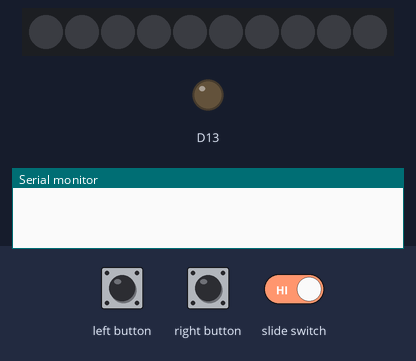
Bench run of a sketch on a simulated Adafruit Circuit Playground Express. Parts: 10 RGB LEDs in strip order, left to right, output pins drawn as LEDs (lit = HIGH), the last lines printed to the serial monitor. The test bench sets the inputs (shaded band). Dim RGB values are drawn brighter than linear; random numbers use the default seed unless the sketch sets one.

Above: at 1.2 s.
1.3 s: left button pressed for 0.15 s
2.9 s: slide switch set LOW
4.4 s: slide switch set HIGH
At 4.55 s:
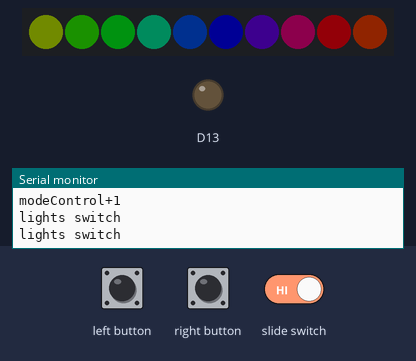
6.2 s: left button pressed for 1 s
At 8.7 s:
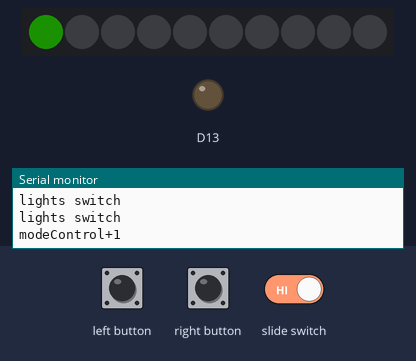
8.9 s: right button pressed for 0.15 s
At 9.25 s:
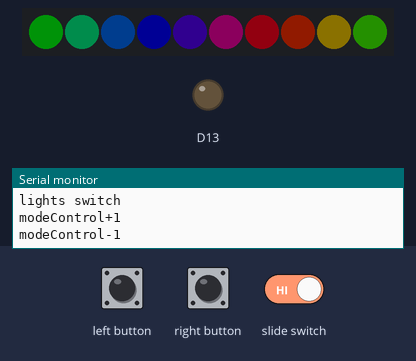
9.6 s: left button pressed for 0.15 s
At 11.5 s:
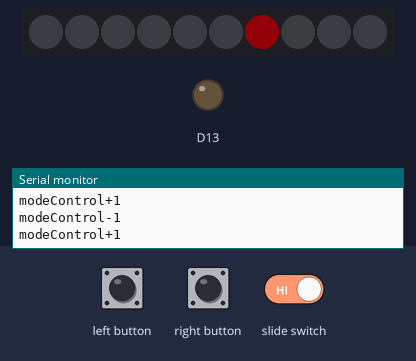
Timing chart, 0 to 13.0 s (numbered marks = the images above; inputs shaded):
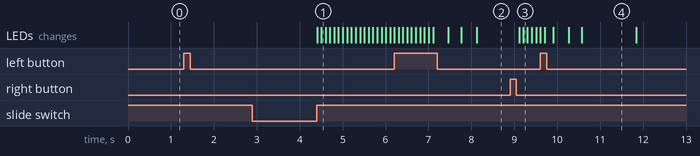

The sketch:

puzzle_06.ino
```cpp
/* Create a program so that the Circuitboard displays through different light patterns when
buttons are pressed; light patterns will not display is switch is off */

#include <Adafruit_CircuitPlayground.h>

byte buttonA = 4;
byte buttonB = 5;
byte switchPin = 7;

volatile bool buttonFlagA = 0;
volatile bool buttonFlagB = 0;
volatile bool switchState = 0;
volatile bool switchFlag = 0;
volatile int modeControl = 0;
volatile int m = 0;

int randomRed = random(0,256);
int randomGreen = random(0,256);
int randomBlue = random(0,256);

void setup() {
  CircuitPlayground.begin();
  Serial.begin(9600);
  randomSeed(analogRead(0)); // Seed the random, randomly
  pinMode(buttonA, INPUT_PULLDOWN);
  pinMode(buttonB, INPUT_PULLDOWN);
  pinMode(switchPin, INPUT_PULLUP);
  attachInterrupt(digitalPinToInterrupt(buttonA), ISRa, FALLING);
  attachInterrupt(digitalPinToInterrupt(buttonB), ISRb, FALLING);
  attachInterrupt(digitalPinToInterrupt(switchPin), onOff, CHANGE);
}

void loop() {
  // put your main code here, to run repeatedly:
  if (switchFlag) {
  Serial.println("lights switch");
  delay(5);
  switchState = digitalRead(switchPin);
  switchFlag = 0;
 }
 if (buttonFlagA) {
   modeControl = ++m;
   Serial.println("modeControl+1");
   delay(5);
   if (modeControl > 5) {
     m = 0;
     Serial.println("back to beginning");
   }
   buttonFlagA = 0;
 }
 if (buttonFlagB) {
   modeControl = --m;
   Serial.println("modeControl-1");
   delay(5);
   if (modeControl < 0) {
     m = 5;
     Serial.println("back to end");
   }
   buttonFlagB = 0;
 }
 if (switchState) {
   switch(modeControl) {
     case 0:
      CircuitPlayground.clearPixels();
      break;
     case 1: //takes two button presses to get to case 1
      rainbowCycle(100,10);
      break;
     case 2:
      confetti(50);
      break;
     case 3:
      counter();
      break;
     case 4:
      discoBall();
      break;
     case 5:
      pastels();
      break;
     default:
      break;
    }
 } else {
    CircuitPlayground.clearPixels();
  }
}

void ISRa() {
  buttonFlagA = 1;
}

void ISRb() {
  buttonFlagB = 1;
}

void onOff() {
  switchFlag = 1;
}

void rainbowCycle(int currentSpeed, int stripLen) {
  uint32_t offset = millis() / currentSpeed;
  for(int i=0; i<10; ++i) {
    CircuitPlayground.setPixelColor(i, CircuitPlayground.colorWheel(((i * 256 / stripLen) + offset) & 255));
  }
}

void confetti (int LEDTime) {
  int timeOnOff = LEDTime/2;
  int randomLED = random(0,10);
  int randomColorR = random(0,150);
  int randomColorG = random(0,150);
  int randomColorB = random(0,150);
  CircuitPlayground.setPixelColor(randomLED, randomColorR, randomColorG, randomColorB);
  delay(timeOnOff);
  CircuitPlayground.setPixelColor(randomLED, 0,   0,   0);
  delay(timeOnOff);
}

void counter() {
  for (int i = -2; i <= 10; i++) {
    for (int fadeIn = 0; fadeIn < 256; fadeIn++) {
    CircuitPlayground.setPixelColor(i, fadeIn, randomGreen, randomBlue);

    CircuitPlayground.setPixelColor(i++, fadeIn, randomGreen, randomBlue);

    CircuitPlayground.setPixelColor(i+2, fadeIn, randomGreen, randomBlue);
    }

    for (int fadeOut = 255; fadeOut >= 0; fadeOut--) {
    CircuitPlayground.setPixelColor(i, fadeOut, randomGreen, randomBlue);

    CircuitPlayground.setPixelColor(i--, fadeOut, randomGreen, randomBlue);

    CircuitPlayground.setPixelColor(i-2, fadeOut, randomGreen, randomBlue);
    }
  }
}

void discoBall() {
  for (int i = 0; i < 10; i++) {
    int pixelNumber = random(0,10);
    CircuitPlayground.setPixelColor(pixelNumber, randomRed, randomGreen, randomBlue);
    CircuitPlayground.setPixelColor(pixelNumber+2, randomRed, randomGreen, randomBlue);
    CircuitPlayground.setPixelColor(pixelNumber+4, randomRed, randomGreen, randomBlue);
    delay(1);
    CircuitPlayground.setPixelColor(pixelNumber, 0, 0, 0);
    CircuitPlayground.setPixelColor(pixelNumber+2, 0, 0, 0);
    CircuitPlayground.setPixelColor(pixelNumber+4, 0, 0, 0);
    }
}

int pastelColor[8][3] = {
  {255,102,102},
  {255,178,102},
  {255,255,102},
  {102,255,178},
  {102,178,255},
  {102,102,255},
  {178,102,255},
  {255,102,178},
};

void pastels() {
for (int pixelNumber = 0; pixelNumber < 10; pixelNumber++) {
  for (int i = 0; i < sizeof(pastelColor)/sizeof(pastelColor[0]); i++) {
   CircuitPlayground.setPixelColor(pixelNumber, pastelColor[i][0], pastelColor[i][1], pastelColor[i][2]);
   delay(100);
   CircuitPlayground.setPixelColor(pixelNumber, 0, 0, 0);
  }
}
delay(100);
}
```

Measured:
- after the input at 4.4 s, the LEDs: first change at once (image 1 shows a later state)
- what the display in image 4 shows lasts 1.2 s, from 10.6 s to 11.8 s
